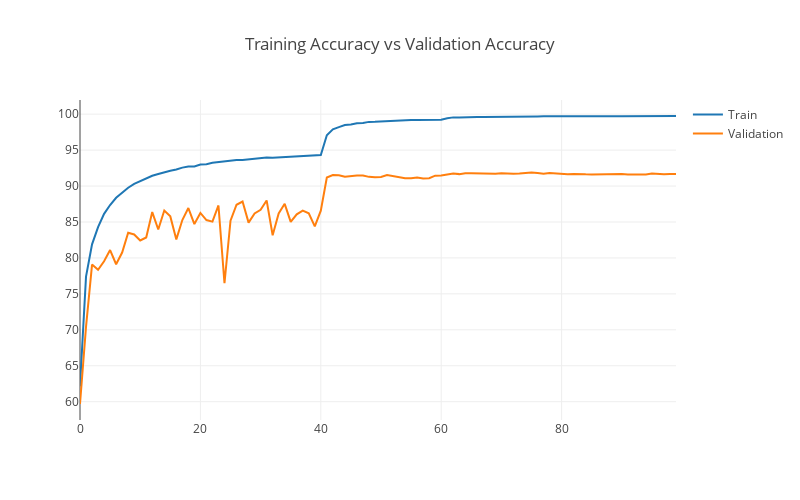

Here is the notebook cell this chart was saved with:
### Code cell
title = "Training Accuracy vs Validation Accuracy"
fig_name = name + "_acc.html"

trace1 = go.Scatter(
    x = epoch,
    y = acc,
    mode = 'lines',
    name = 'Train'
)

trace2 = go.Scatter(
    x = epoch,
    y = val_acc,
    mode = 'lines',
    name = 'Validation'
)

layout = go.Layout(
    width=800,
    height=500,
    title= title
)
data = [trace1, trace2]
fig1 = go.Figure(data=data, layout=layout)
plotly.offline.iplot(fig1)
